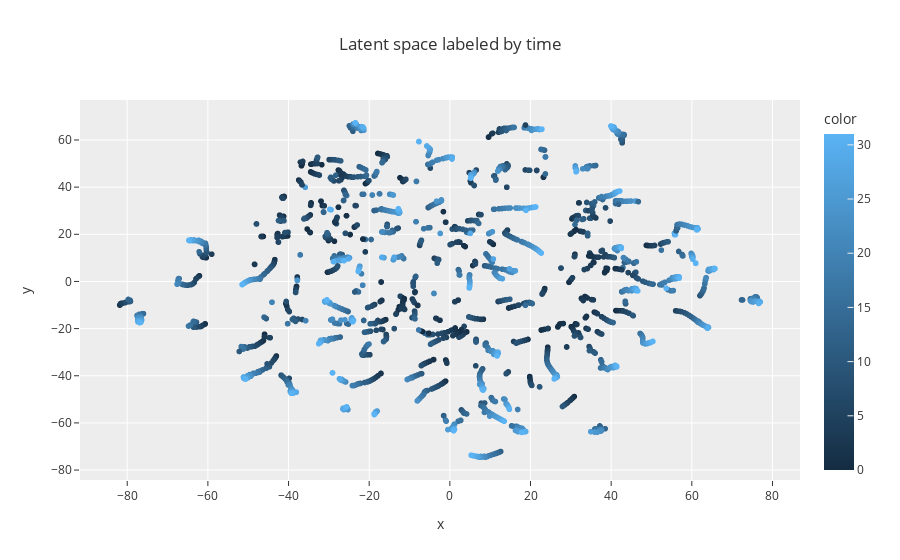

The notebook cell saved with this chart:
### Code cell
import plotly.express as px

fig = px.scatter(x=embedding[:, 0], y=embedding[:, 1], color=time_array.flatten(), template='ggplot2', 
                 title='Latent space labeled by time')

fig.show()

### Figure 1 — Plotly figure (JSON) as saved in the notebook; plotly's stock layout.template omitted (floating-point values rounded to 4 significant figures; data arrays with more than 128 entries replaced by an {"elided": "..."} marker saying what was removed)
{"data": [{"hovertemplate": "x=%{x}<br>y=%{y}<br>color=%{marker.color}<extra></extra>", "legendgroup": "", "marker": {"color": {"elided": "1989 int values"}, "coloraxis": "coloraxis", "symbol": "circle"}, "mode": "markers", "name": "", "showlegend": false, "type": "scattergl", "x": {"elided": "1989 float values"}, "xaxis": "x", "y": {"elided": "1989 float values"}, "yaxis": "y"}], "layout": {"coloraxis": {"colorbar": {"title": {"text": "color"}}, "colorscale": [[0, "rgb(20,44,66)"], [1, "rgb(90,179,244)"]]}, "legend": {"tracegroupgap": 0}, "title": {"text": "Latent space labeled by time"}, "xaxis": {"anchor": "y", "domain": [0, 1], "title": {"text": "x"}}, "yaxis": {"anchor": "x", "domain": [0, 1], "title": {"text": "y"}}}}
